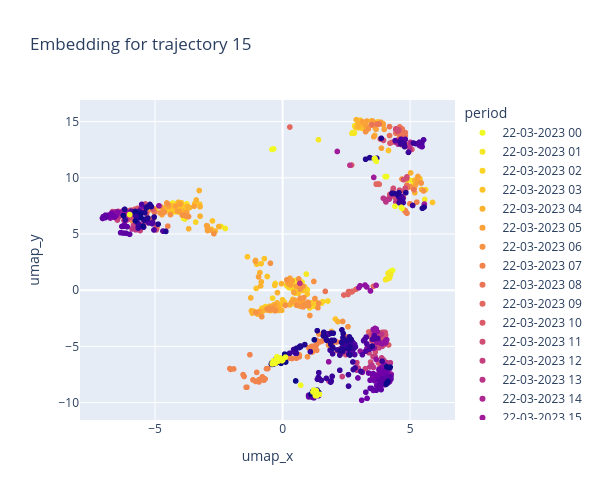

Notebook cell for this chart:
### Code cell
i=5
d=ClustersData.getTrajectory(i)
d[d['tiempo'].between('2023-03-22 00:44:00', '2023-03-23 00:44:00')];
scatterPlot2D(data=d[d['tiempo'].between('2023-03-22 00:44:00', '2023-03-23 00:44:00')], 
              x='umap_x', 
              y='umap_y', 
              color='period', 
              title=f'Embedding for trajectory {ClustersData.trajectory}')
